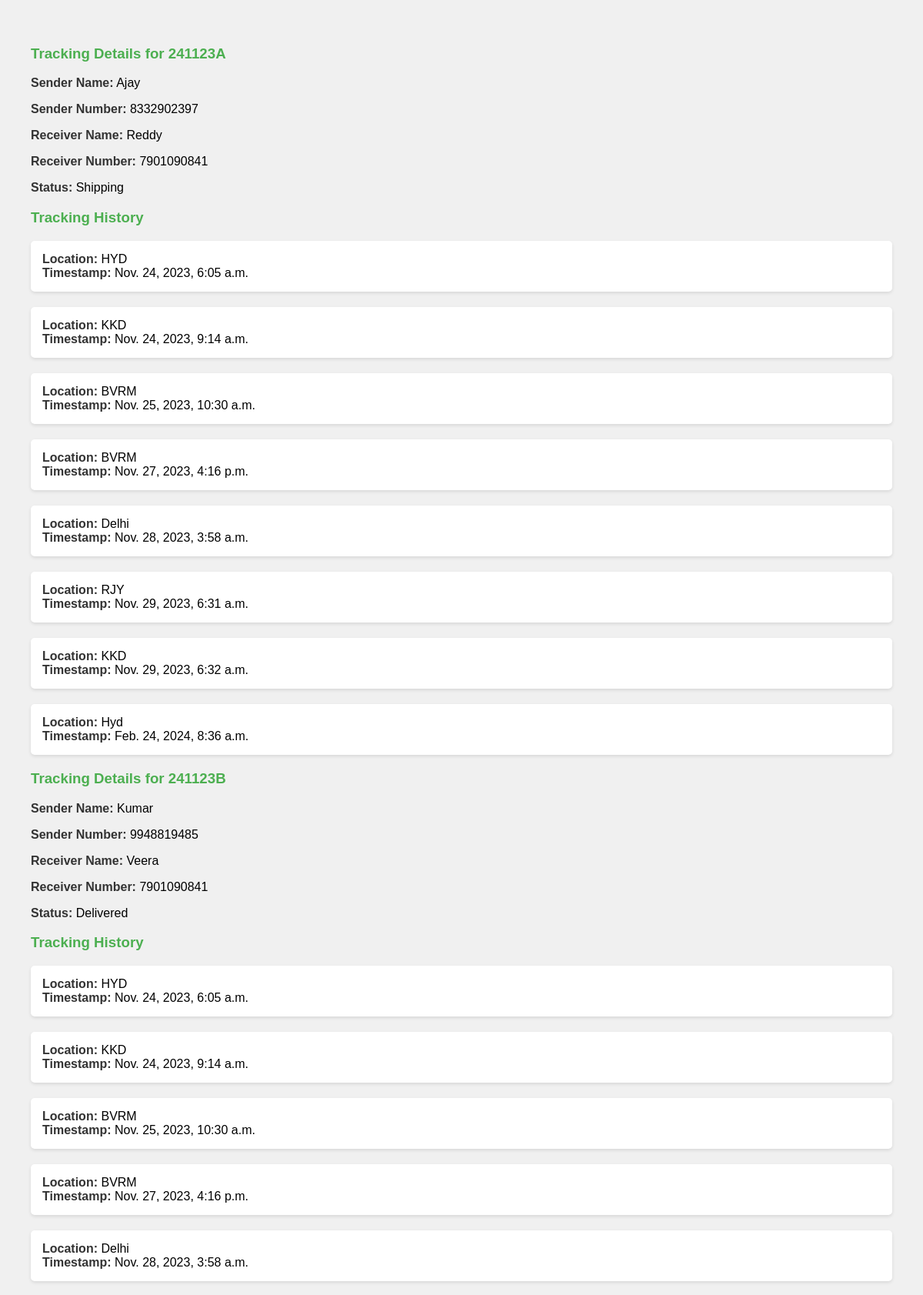
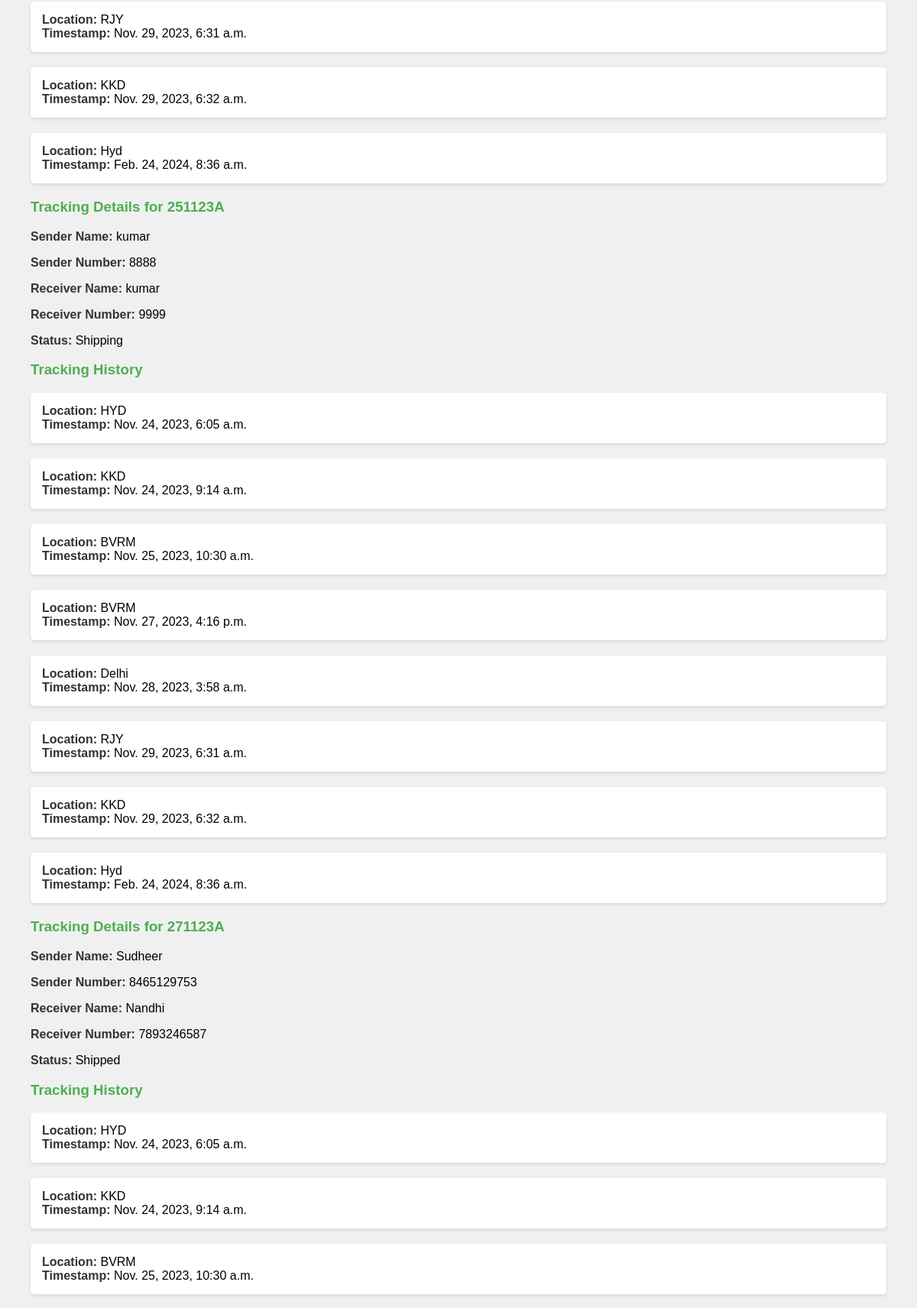
Page /track (upper part) on the committed database (2 pictures, top to bottom).
### ctracking/models.py (models this page shows)
class Tracking(models.Model):
    booking = models.OneToOneField(Booking, on_delete=models.CASCADE)
    location = models.CharField(max_length=100)
    timestamp = models.DateTimeField(auto_now_add=True)
    def __str__(self):
        return self.booking.tracking_number

### cbooking/models.py (models this page shows, shortened)
class Booking(models.Model):
    tracking_number = models.CharField(max_length=50, unique=True)
    sender_name = models.CharField(max_length=100)
    sender_number=models.IntegerField()
    receiver_name = models.CharField(max_length=100)
    receiver_number=models.IntegerField()
    status = models.CharField(max_length=20)

### ctracking/views.py (the view)
# urls.py: path('track',track),
def track(request):
    data= Tracking.objects.all()
    print('TRACKING DETAILS',data)
    prd={
        'data':data
    }
    return render(request, 'tracking.html', context=prd)

### templates/tracking.html (shortened to what this page needs)
<!DOCTYPE html>
<html lang="en">
<head>
</head>
<body>
    <ul>
        {% for i in data %}
            <h3>Tracking Details for {{ i.booking.tracking_number }}</h3>
            <p><strong>Sender Name:</strong> {{ i.booking.sender_name }}</p>
            <p><strong>Sender Number:</strong> {{ i.booking.sender_number }}</p>
            <p><strong>Receiver Name:</strong> {{ i.booking.receiver_name }}</p>
            <p><strong>Receiver Number:</strong> {{ i.booking.receiver_number }}</p>
            <p><strong>Status:</strong> {{ i.booking.status }}</p>
            <h3>Tracking History</h3>
            <ul>
                {% for track in data %}
                    <li>
                        <strong>Location:</strong> {{ track.location }}<br>
                        <strong>Timestamp:</strong> {{ track.timestamp }}
                    </li>
                {% endfor %}
            </ul>
        {% endfor %}
    </ul>
</body>
</html>

### templates/tracking.html (style rules this page uses)
body { font-family: 'Arial', sans-serif; margin: 20px; padding: 20px; background-color: #f0f0f0; }
h3 { color: #4CAF50; }
ul { list-style-type: none; padding: 0; }
p { margin-bottom: 10px; }
li { background-color: #fff; margin-bottom: 20px; padding: 15px; border-radius: 5px; box-shadow: 0 2px 4px rgba(0, 0, 0, 0.1); }
strong { color: #333; }

### rows in the picture
Tracking: booking.tracking_number "241123A", booking.sender_name "Ajay", booking.sender_number "8332902397", booking.receiver_name "Reddy", booking.receiver_number "7901090841", booking.status "Shipping", location "HYD", timestamp "Nov. 24, 2023, 6:05 a.m."
Tracking: location "KKD", timestamp "Nov. 24, 2023, 9:14 a.m.", booking.tracking_number "241123B", booking.sender_name "Kumar", booking.sender_number "9948819485", booking.receiver_name "Veera", booking.receiver_number "7901090841", booking.status "Delivered"
Tracking: location "BVRM", timestamp "Nov. 25, 2023, 10:30 a.m.", booking.tracking_number "251123A", booking.sender_name "kumar", booking.sender_number "8888", booking.receiver_name "kumar", booking.receiver_number "9999", booking.status "Shipping"
Tracking: location "BVRM", timestamp "Nov. 27, 2023, 4:16 p.m.", booking.tracking_number "271123A", booking.sender_name "Sudheer", booking.sender_number "8465129753", booking.receiver_name "Nandhi", booking.receiver_number "7893246587", booking.status "Shipped"
Tracking: location "Delhi", timestamp "Nov. 28, 2023, 3:58 a.m."
Tracking: location "RJY", timestamp "Nov. 29, 2023, 6:31 a.m."
Tracking: location "KKD", timestamp "Nov. 29, 2023, 6:32 a.m."
Tracking: location "Hyd", timestamp "Feb. 24, 2024, 8:36 a.m."
